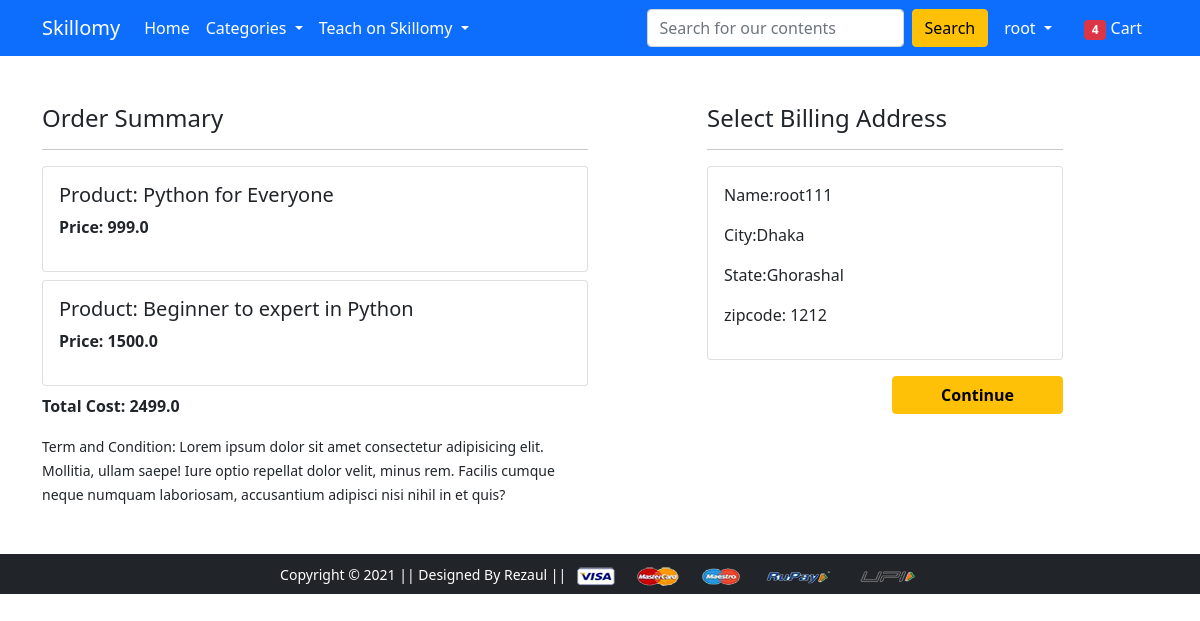
The app's page /checkout/ (signed in), older data.
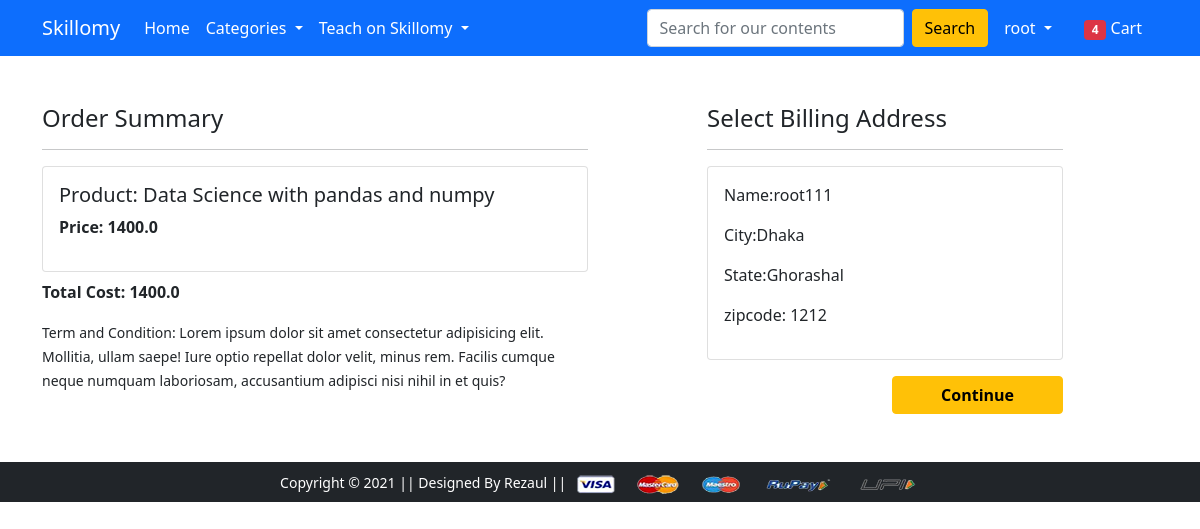
The same page, newer data.
### app/models.py (models this page shows, shortened)
class Cart(models.Model):
	user=models.ForeignKey(User, on_delete=models.CASCADE)
	course=models.ForeignKey(Product,on_delete=models.CASCADE)
	quantity=models.PositiveIntegerField(default=1)
	@property
	def total_cost(self):
		return self.course.discounted_price

class Product(models.Model):
	title=models.CharField(max_length=50)
	selling_price= models.FloatField()
	discounted_price=models.FloatField()
	description=models.CharField(max_length=200)
	category=models.CharField(choices=CATEGORY_CHOICES, max_length=2)
	product_image=models.ImageField(upload_to='productimg')

class Customer(models.Model):
	user=models.ForeignKey(User,on_delete=models.CASCADE)
	name=models.CharField(max_length=50, default="root")
	biography=CharField(max_length=100,default="N/A")
	language=CharField(choices=LANGUAGE_CHOICES,max_length=7,default="English")
	city=models.CharField(max_length=20,default="Dhaka")
	website=models.CharField(max_length=20,default="N/A")
	zipcode=models.IntegerField(default="zipcode")
	state=models.CharField(choices=STATE_CHOICES,max_length=50,default="Dhaka")

### app/views.py (the view)
# urls.py: path('checkout/', views.checkout, name='checkout'),
def checkout(request):
	user=request.user
	address=Customer.objects.filter(user=user)
	cart_item=Cart.objects.filter(user=user)
	ammount=0.0
	total_ammount=0.0
	cart_product=[p for p in Cart.objects.all() if p.user==request.user]
	if cart_product:
		for p in cart_product:
			tempammount=(p.quantity * p.course.discounted_price)
			total_ammount+=tempammount
	return render(request, 'app/checkout.html',{'address':address,'total_ammount':total_ammount,'cart_item':cart_item})

### app/templates/app/checkout.html (shortened to what this page needs)
{% extends 'app/base.html' %}
{% load static %}
{% block main-content %}
<div class="container">
 <div class="row mt-5">
  <div class="col-sm-6">
    <h4>Order Summary</h4>
    <hr>
    {% for items in cart_item %}
      <div class="card mb-2">
        <div class="card-body">
          <h5>Product: {{items.course.title}}</h5>
          <p class="fw-bold">Price: {{items.total_cost}}</p>
        </div>
      </div>
      {% endfor %}
      <p class="fw-bold">Total Cost: {{total_ammount}}</p>
    <small>Term and Condition: Lorem ipsum dolor sit amet consectetur adipisicing elit. Mollitia, ullam saepe! Iure optio repellat dolor velit, minus rem. Facilis cumque neque numquam laboriosam, accusantium adipisci nisi nihil in et quis?</small>
  </div>
  <div class="col-sm-4 offset-sm-1">
    <h4>Select Billing Address</h4>
    <hr>
    <form action="">
      {% for ad in address %}
      <div class="card">
        <div class="card-body">
        <p>Name:{{ad.name}}</p>
        <p>City:{{ad.city}}</p>
        <p>State:{{ad.state}}</p>
        <p>zipcode: {{ad.zipcode}}</p>
        </div>
      </div>
        <div class="text-end">
          <button type="submit" class="btn btn-warning mt-3 px-5 fw-bold">Continue</button>
        </div>
        {% endfor %}
      </form>
    </div>
  </div>
</div>
{% endblock main-content %}

### app/templates/app/base.html (shortened to what this page needs)
<!doctype html>
{% load static %}
<html lang="en">
  <head>
    <link href="https://cdn.jsdelivr.net/npm/bootstrap@5.0.0-beta1/dist/css/bootstrap.min.css" rel="stylesheet">
    <link rel="stylesheet" href="{% static 'app/css/owl.carousel.min.css' %}">
    <link rel="stylesheet" href="{% static 'app/css/all.min.css' %}">
    <link rel="stylesheet" href="{% static 'app/css/style.css' %}">
  </head>
  <body>
    <nav class="navbar navbar-expand-lg navbar-dark bg-primary">
     <div class="container">
       <a class="navbar-brand" href="/">Skillomy</a>
       <div class="collapse navbar-collapse" id="navbarSupportedContent">
         <ul class="navbar-nav me-auto mb-2 mb-lg-0">
           <li class="nav-item">
             <a class="nav-link active" aria-current="page" href="/">Home</a>
           </li>
           <li class="nav-item dropdown">
             <a class="nav-link dropdown-toggle text-white" href="#" id="electronicsDropdown" role="button" data-bs-toggle="dropdown" aria-expanded="false">
               Categories
             </a>
           </li>
           <li class="nav-item dropdown">
             <a class="nav-link dropdown-toggle text-white" href="#" id="fashionDropdown" role="button" data-bs-toggle="dropdown" aria-expanded="false">
               Teach on Skillomy
             </a>
           </li>
         </ul>
         <form method="get" action="/search" class="d-flex">
           <input class="form-control me-2" name="query" id="search" type="search" placeholder="Search for our contents" aria-label="Search">
           <button class="btn btn-warning" type="submit">Search</button>
         </form>
         <div>
          <ul class="navbar-nav me-auto mb-2 mb-lg-0">
           <li class="nav-item dropdown mx-2">
            {% if request.user.is_authenticated %}
              <a class="nav-link dropdown-toggle text-white" href="#" id="profileDropdown" role="button" data-bs-toggle="dropdown" aria-expanded="false">
                {{request.user.username}}
              </a>
            </li>
            <li class="nav-item mx-2">
             <a href="{% url 'show_cart' %}" class="nav-link text-white"><span class="badge bg-danger">4</span> Cart </a>
            </li>
            {% endif %}
          </ul>
         </div>
       </div>
     </div>
    </nav>
    {% block main-content %} {% endblock main-content %}
    <footer class="container-fluid bg-dark text-center p-2 mt-5">
        <small class="text-white">Copyright &copy; 2021 || Designed By Rezaul || </small>
        <img src="{% static 'app/images/payment.png' %}" alt="" srcset="" class="img-fluid" height="2px">
    </footer>
  </body>
</html>

Row changes from the older to the newer data that the page shows:
removed Cart: course "Python for Everyone", total_cost "999.0"
removed Cart: course "Beginner to expert in Python", total_cost "1500.0"
added Cart: course "Data Science with pandas and numpy", total_cost "1400.0"
Text that changed along with them:
{{ total_ammount }}: "2499.0" → "1400.0"
